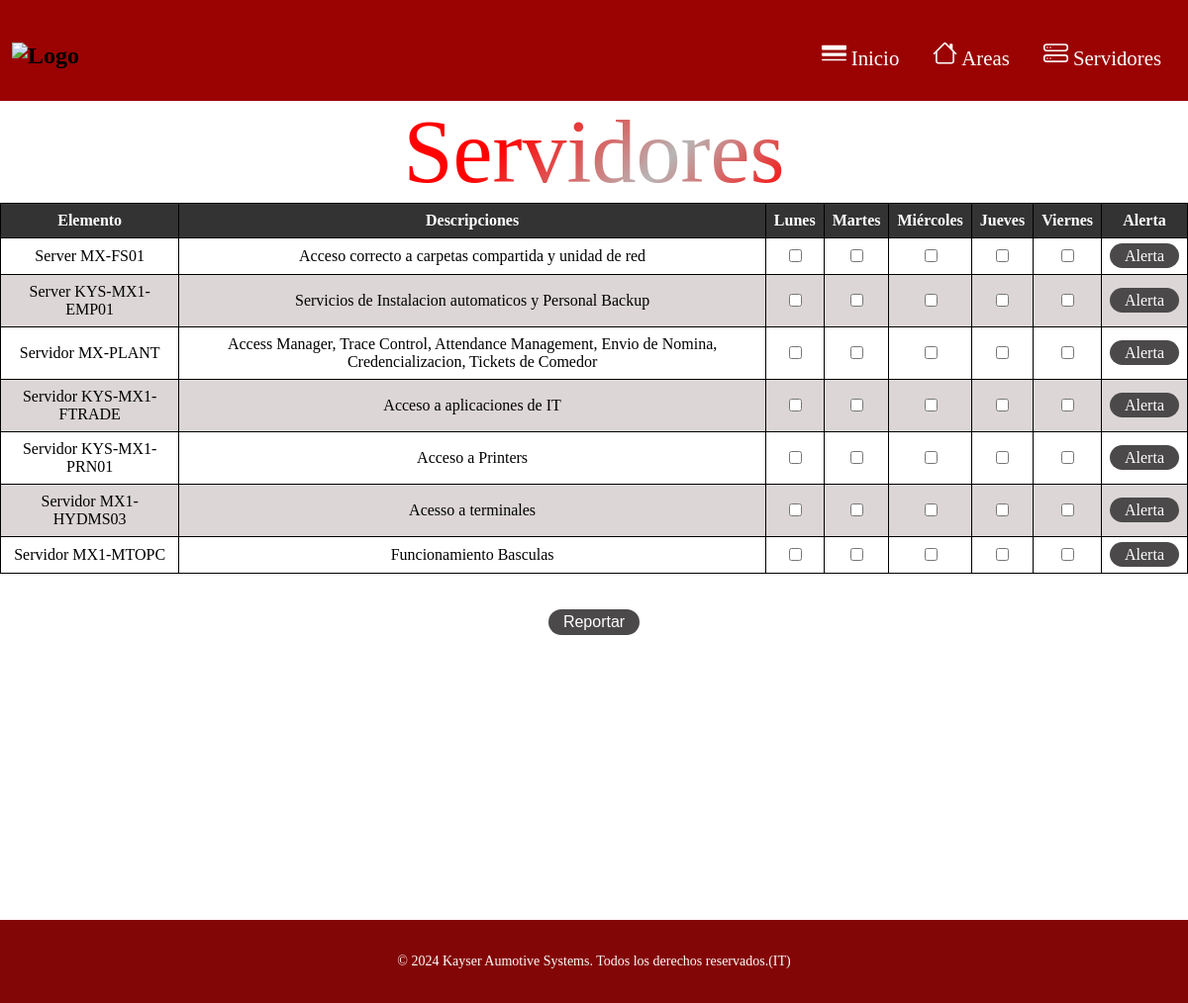
/servidores.php, run on the app's committed database.
### tables this page shows
CREATE TABLE `servidores` (
  `id` int(11) NOT NULL,
  `fecha` date DEFAULT NULL,
  `area` varchar(255) NOT NULL,
  `elemento` varchar(255) NOT NULL,
  `descripcion` text,
  `lunes` date DEFAULT NULL,
  `martes` date DEFAULT NULL,
  `miercoles` date DEFAULT NULL,
  `jueves` date DEFAULT NULL,
  `viernes` date DEFAULT NULL,
  `reporte` text,
  `disabled` tinyint(1) DEFAULT '0',
  `semana_actual` int(11) DEFAULT NULL
);

### servidores.php (the view, shortened to what this page needs)
<?php
$servername = "localhost";
$username = "root";
$password = "0084321";
$dbname = "projectroute";
$conn = new mysqli($servername, $username, $password, $dbname);
$sql = "SELECT id, area, elemento, descripcion, lunes, martes, miercoles, jueves, viernes FROM servidores";
$resultado = $conn->query($sql);
?>
<!DOCTYPE html>
<html lang="es">
<head>
  <link rel="stylesheet" href="style-recepcion.css">
</head>
<body>
<header>
    <nav>
      <h2><img src="imagenes/kayser_logo2-removebg-preview (1).png" alt="Logo" width="180" height="80"></h2>
      <ul>
        <li class="main-nav__item"><a class="main-nav__link" href="menu.php" data-link-alt="">  Inicio </a></li>
        <li class="main-nav__item"><a class="main-nav__link" href="areass.php" data-link-alt="">  Areas</a></li>
        <li class="main-nav__item"><a class="main-nav__link" href="servidores.php" data-link-alt="">  Servidores</a></li>
      </ul>
    </nav>
  </header>
  <center>
    <div class="col-md-12 text-center">
      <h3 class="animate-charcter">Servidores</h3>
    </div>
  </center>
  <center>
  <form action="<?php echo htmlspecialchars($_SERVER["PHP_SELF"]); ?>" method="post">
  <table>
    <thead>
      <tr>
        <th>Elemento</th>
        <th>Descripciones</th>
        <th>Lunes</th>
        <th>Martes</th>
        <th>Miércoles</th>
        <th>Jueves</th>
        <th>Viernes</th>
        <th>Alerta</th>
      </tr>
    </thead>
    <tbody>
    <?php
        if ($resultado->num_rows > 0) {
            while ($fila = $resultado->fetch_assoc()) {
    ?>
<tr>
              <td><?php echo $fila['elemento']; ?></td>
              <td><?php echo $fila['descripcion']; ?></td>
              <td><input type="checkbox" name="lunes[]" class="servidores" value="<?php echo $fila['id']; ?>" data-day="lunes" <?php if($fila['lunes'] != null) echo 'checked'; ?>></td>
              <td><input type="checkbox" name="martes[]" class="servidores" value="<?php echo $fila['id']; ?>" data-day="martes" <?php if($fila['martes'] != null) echo 'checked'; ?>></td>
              <td><input type="checkbox" name="miercoles[]" class="servidores" value="<?php echo $fila['id']; ?>" data-day="miercoles" <?php if($fila['miercoles'] != null) echo 'checked'; ?>></td>
              <td><input type="checkbox" name="jueves[]" class="servidores" value="<?php echo $fila['id']; ?>" data-day="jueves" <?php if($fila['jueves'] != null) echo 'checked'; ?>></td>
              <td><input type="checkbox" name="viernes[]" class="servidores" value="<?php echo $fila['id']; ?>" data-day="viernes" <?php if($fila['viernes'] != null) echo 'checked'; ?>></td>
            <td>
            <a href="#" class="button" onclick="enviarAlerta(<?php echo $fila['id']; ?>, '<?php echo utf8_encode($fila['elemento']); ?>', '<?php echo utf8_encode($fila['area']); ?>')">Alerta</a>
</td>
            </tr>
        <?php
            }
        } else {
            echo "0 resultados";
        }
        ?>
    </tbody>
  </table>
</form>
<br>
  <br>
<form action="correo_server.php" method="GET">
    <button type="submit" class="button" name="reportarTodo">Reportar</button>
  </form>
</center>
</body>
<br>
<br>
<br>
<br>
<br>
<br>
<br>
<br>
<br>
  <br>
  <br>
  <br>
  <br>
  <br>
  <br>
  <br>
<footer>
  <p>&copy; 2024 Kayser Aumotive Systems. Todos los derechos reservados.(IT)</p>
</footer>
</html>

### style-recepcion.css (style rules this page uses)
body { background-color: white; }
nav { background-color: rgba(155, 3, 3, 1.0); display: flex; align-items: center; justify-content: space-between; padding-top: 10px; padding-left: 1%; padding-right: 1%; font-weight: bold; width: auto; }
ul li { display: inline-block; padding: 0px 20px; }
a { color: #ffffff; text-decoration: none; }
.main-nav__item { display: inline-block; padding: 15px; }
.main-nav__link { font-size: 1.3rem; font-weight: 300; text-decoration: none; position: relative; display: block; overflow: hidden; }
.main-nav__link::before { position: absolute; content: attr(data-link-alt); top: 100%; opacity: 0; transition: 1s; color: #fcfcfc; font-weight: bolder; }
table { border-collapse: collapse; width: auto; }
thead { background-color: #333; color: white; }
th { padding: 8px; text-align: center; }
th, td { border: 1px solid black; padding: 8px; text-align: center; }
tr:nth-child(even) { background-color: #dcd6d6; color: black; }
th { font-weight: bold; }
.button { border: 0; outline: none; cursor: pointer; padding: 4px 15px; font-size: 1rem; background: #4b4949; color: #ffffff; transition: all .5s ease; border-radius: 60px; }
.animate-charcter { text-align: center; font-weight: 300; background-image: linear-gradient(-225deg, #ff0505 0%, #ff0000 29%, #b8b6b6 67%, #ff0000 100%); background-size: auto auto; color: transparent; -webkit-background-clip: text; background-clip: text; animation: textclip 3s linear infinite; display: inline-block; font-size: 90px; margin: 0 auto; }
body, footer { margin: 0; padding: 0; }
footer { background-color: #830606; padding: 20px; text-align: center; font-size: 14px; color: #fffbfb; width: uto; }

### data on the page
servidores: elemento "Server MX-FS01", descripcion "Acceso correcto a carpetas compartida y unidad de red"
servidores: elemento "Server KYS-MX1-EMP01", descripcion "Servicios de Instalacion automaticos y Personal Backup"
servidores: elemento "Servidor MX-PLANT", descripcion "Access Manager, Trace Control, Attendance Management, Envio de Nomina, Credencializacion, Tickets de Comedor"
servidores: elemento "Servidor KYS-MX1-FTRADE", descripcion "Acceso a aplicaciones de IT"
servidores: elemento "Servidor KYS-MX1-PRN01", descripcion "Acceso a Printers"
servidores: elemento "Servidor MX1-HYDMS03", descripcion "Acesso a terminales"
servidores: elemento "Servidor MX1-MTOPC", descripcion "Funcionamiento Basculas"
